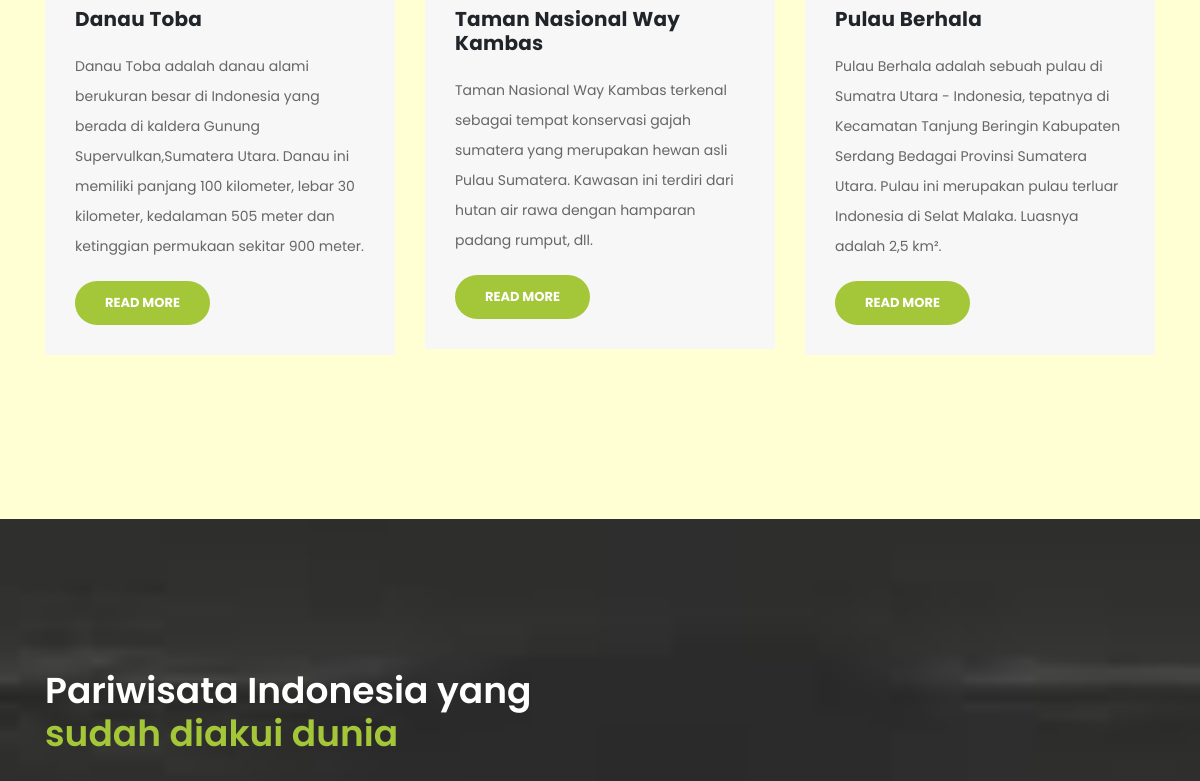
Page /categoryuser.php?catid=9 (signed in, middle part) on the earlier database version.
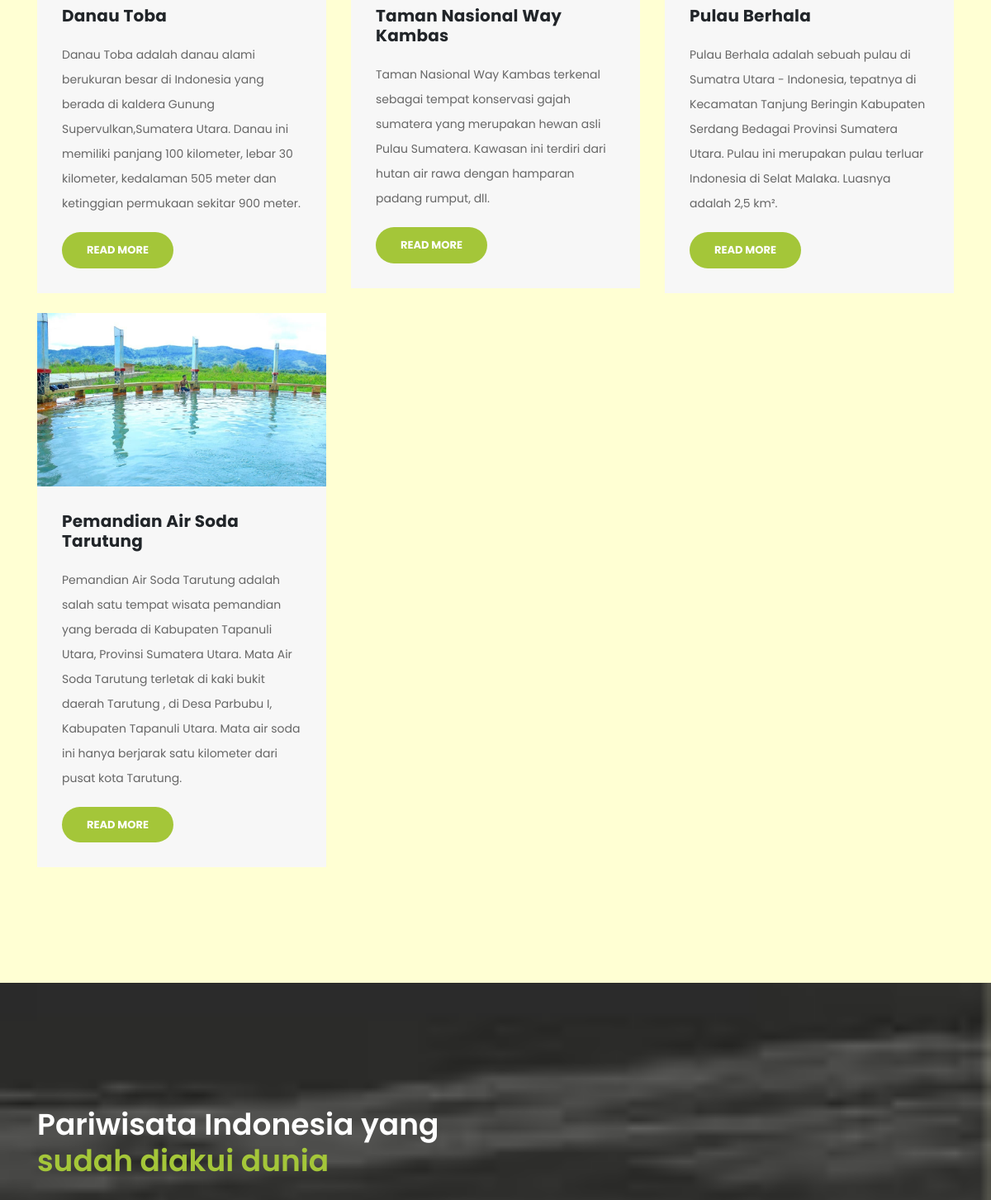
Same page on the later database version.
### tables this page shows
CREATE TABLE `berita` (
  `id` int(11) NOT NULL,
  `judul` longtext DEFAULT NULL,
  `CategoryId` int(11) DEFAULT NULL,
  `ringkasan` text NOT NULL,
  `isiBerita` longtext DEFAULT NULL,
  `PostingDate` timestamp NULL DEFAULT current_timestamp(),
  `UpdationDate` timestamp NULL DEFAULT NULL ON UPDATE current_timestamp(),
  `Is_Active` int(1) DEFAULT NULL,
  `PostUrl` mediumtext DEFAULT NULL,
  `PostImage` varchar(255) DEFAULT NULL,
  `postedBy` varchar(255) DEFAULT NULL,
  `lastUpdatedBy` varchar(255) DEFAULT NULL
);

### categoryuser.php (the view, shortened to what this page needs)
<?php
    include("includes/koneksi.php");
    if(strlen($_SESSION['username'])==0)
    {
      header('location:index.php');
    }
    else{
?>
<!DOCTYPE html>
<html lang="en">
  <head>
    <link href="vendor/bootstrap/css/bootstrap.min.css" rel="stylesheet">
    <link rel="stylesheet" href="assets/css/fontawesome.css">
    <link rel="stylesheet" href="assets/css/templatemo-finance-business.css">
    <link rel="stylesheet" href="assets/css/owl.css">
  </head>
  <body>
    <div class="services">
      <div class="container">
    <?php
        $sql2 = "SELECT * FROM berita WHERE CategoryId = '".$_SESSION['catid']."' && Is_Active='1'";
        $query2 = mysqli_query($con,$sql2);
        $indicator = 0;
        while ($row2=mysqli_fetch_array($query2)) {
          if($indicator % 3 == 0){
    ?>
          <div class="row">
    <?php } ?>
          <div class="col-md-4">
            <div class="service-item">
              <img src="admin/admin/postimages/<?php echo htmlentities($row2['PostImage']);?>" alt="" height="210px" width="330px">
              <div class="down-content">
                <h4><?php echo htmlentities($row2['judul']);?></h4>
                <p><?php
                    $ring=$row2['ringkasan'];
                    echo (substr($ring,0));?> </p>
                <a href="newsdetailuser.php?nid=<?php echo htmlentities($row2['id']); ?>" class="filled-button">Read More</a>
              </div>
            </div>
          </div>
    <?php if($indicator % 3 == 2){?>
          </div>
          <br>
    <?php }
    $indicator++; } ?>
    </div>
    </div>
    <div class="fun-facts">
      <div class="container">
        <div class="row">
          <div class="col-md-6">
            <div class="left-content">
              <h2>Pariwisata Indonesia yang<em> sudah diakui dunia</em></h2>
              <br><br><h4><b>2. Danau Toba</b></h4>
              <br><br><h4><b>3. Gunung Bromo</b></h4>
              <br><br><h4><b>4. Taman Nasional Pulau Komodo</b></h4>
              <br><br><h4><b>5. Labuan Bajo</b></h4>
              <br><br><h4><b>6. Taman Nasional Way Kambas</b></h4>
            </div>
          </div>
        </div>
      </div>
    </div>
    <br>
  </body>
</html>
<?php } ?>

### assets/css/templatemo-finance-business.css (style rules this page uses)
body { font-family: 'Poppins', sans-serif; overflow-x: hidden; text-rendering: optimizeLegibility; -webkit-font-smoothing: antialiased; -moz-osx-font-smoothing: grayscale; background-color: #ffffd3; }
p { margin-bottom: 0px; font-size: 14px; color: #666666; line-height: 30px; }
a { text-decoration: none!important; }
h1,h2,h3,h4,h5,h6 { margin: 0px; }
a.filled-button { background-color: #a4c639; color: #fff; font-size: 13px; text-transform: uppercase; font-weight: 700; padding: 12px 30px; border-radius: 30px; display: inline-block; transition: all 0.3s; }
*, *:before, *:after { -webkit-box-sizing: border-box; box-sizing: border-box; -webkit-font-smoothing: antialiased; -moz-osx-font-smoothing: grayscale; }
.services { margin-top: 140px; }
.service-item img { width: 100%; overflow: hidden; }
.service-item .down-content { background-color: #f7f7f7; padding: 30px; }
.service-item .down-content h4 { font-size: 20px; font-weight: 700; letter-spacing: 0.25px; margin-bottom: 15px; }
.service-item .down-content p { margin-bottom: 20px; }
.fun-facts { margin-top: 140px; background-image: url(../images/funfact.jpeg); background-position: center center; background-repeat: no-repeat; background-size: cover; background-attachment: fixed; padding: 140px 0px; color: #fff; }
.fun-facts h2 { font-size: 36px; font-weight: 600; margin-bottom: 35px; }
.fun-facts em { font-style: normal; color: #a4c639; }
.fun-facts .left-content { margin-right: 45px; }

Differences in the rows shown:
added berita: PostImage (picture), judul "Pemandian Air Soda Tarutung", ringkasan "Pemandian Air Soda Tarutung adalah salah satu tempat wisata pemandian yang berada di Kabupaten Tapanuli Utara, Provinsi Sumatera Utara. Mata Air Soda Tarutung terletak di kaki bukit daerah Tarutung , di Desa Parbubu I, Kabupaten Tapanuli Utara. Mata air soda ini hanya berjarak satu kilometer dari pusat kota Tarutung."
